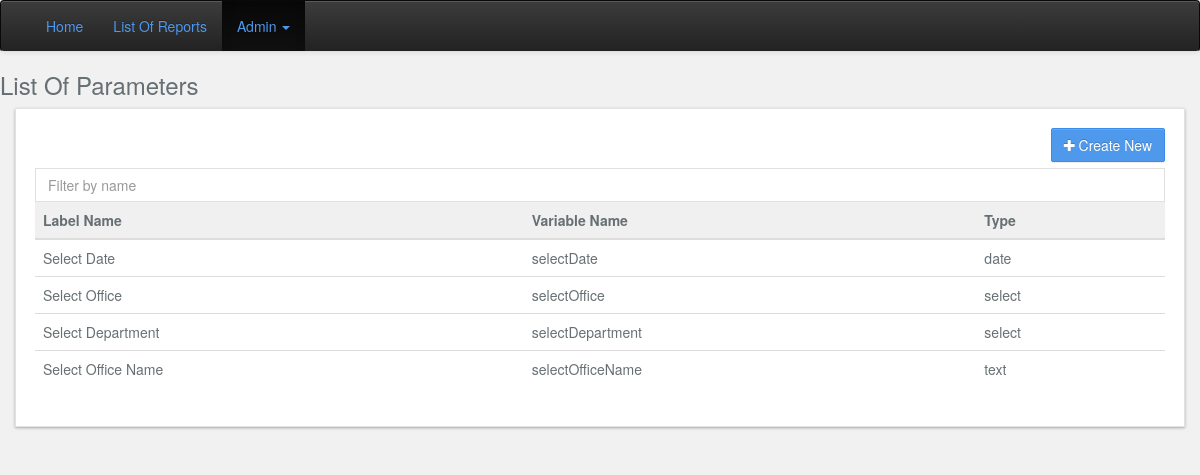
Page /param_data on the committed database.
### flask_report_system_models.py (models this page shows)
class FlaskParameter(db.Model):
    __tablename__='flask_parameter'
    id = db.Column(db.Integer, primary_key=True, autoincrement=True)
    parameter_name = db.Column(db.String(100),nullable=False)
    parameter_label = db.Column(db.String(100),nullable=False)
    parameter_sql = db.Column(db.Text(),nullable=False)
    description = db.Column(db.String(1000), nullable=False)
    parameter_display_type = db.Column(db.String(50), nullable=False)
    parameter_format_type = db.Column(db.String(50), nullable=False)
    parameter_default = db.Column(db.String(45), nullable=True)
    parent_id = db.Column(db.Integer,nullable=True)
    reportparams = db.relationship('FlaskReportParameter')

### flask_report_system_api.py (the view)
@app.route('/param_data',methods=['GET','POST'])
def param_data():
    if request.method=='POST':
        print('post')
    if request.method == 'GET':
        print('GET')
        fp=FlaskParameter.query.all()
        cols=get_model_columns(FlaskParameter)
        fp=convert_object_into_dict(fp, cols)
        return render_template('flask_report_system/edit_param_list.html',fp=fp)

### flask_report_system_api.py (called while the page is built)
def get_model_columns(instance, exclude=[]):
    columns = instance.__table__.columns.keys()
    columns = list(set(columns) - set(exclude))
    return columns

def convert_object_into_dict( data, cols):
    return [{col: getattr(d, col) for col in cols} for d in data]

### templates/flask_report_system/edit_param_list.html (shortened to what this page needs)
{% extends 'flask_report_system/index.html' %}
{% block content %}
<h3>List Of Parameters</h3>
<div  class="container-fluid">
<div id="editlist" class="card well" >
     <span id="cratenew" class="col-md-offset-1 paddedleft120"><a href="{{ url_for('add_parameter' ) }}" class="btn btn-primary control binding"><i class="fa fa-plus"></i>&nbsp;Create New</a></span>
        <br>
        <br>
        <input   type="text"  name="list_search" id="list_search" onkeyup='searchTable()'  class="span marginbottom0px form-control  pristine untouched  valid empty" placeholder="Filter by name">
        <table class="table"  name="list_reports" id="list_reports"  class="table table-striped">
            <thead>
            <tr class="graybg">
                <th class="binding">Label Name</th>
                <th class="binding">Variable Name</th>
                <th class="binding">Type</th>
            </tr>
            </thead>
            <tbody >
            {% for p in fp %}
            <tr class="pointer-main scope" repeat="report in reports| orderBy:'report_name':reverse | filter:filterText |filter:filterByReportSubType | itemsPerPage: ReportsPerPage">
                 <td class="pointer binding" value="{{ p['id'] }}" onclick="window.location.href='{{ url_for( 'param_details' , id=p['id']  ) }}';">{{ p['parameter_label'] }}</td>
                 <td class="pointer binding" value="{{ p['id'] }}" onclick="window.location.href='{{ url_for( 'param_details' , id=p['id'] ) }}';">{{ p['parameter_name'] }}</td>
                 <td class="pointer binding" value="{{ p['id'] }}" onclick="window.location.href='{{ url_for( 'param_details' , id=p['id'] ) }}';">{{ p['parameter_display_type'] }}</td>
            </tr>
            {% endfor %}
            </tbody>
        </table></div>
</div>
{% endblock %}

### templates/flask_report_system/edit_param_list.html (style rules this page uses)
.card { display: block; background: #fff; }
#editlist #cratenew { float:right }

### rows in the picture
FlaskParameter: {{ p['id'] }} 1 (drawn), parameter_label "Select Date", parameter_name "selectDate", parameter_display_type "date"
FlaskParameter: {{ p['id'] }} 2 (drawn), parameter_label "Select Office", parameter_name "selectOffice", parameter_display_type "select"
FlaskParameter: {{ p['id'] }} 3 (drawn), parameter_label "Select Department", parameter_name "selectDepartment", parameter_display_type "select"
FlaskParameter: {{ p['id'] }} 4 (drawn), parameter_label "Select Office Name", parameter_name "selectOfficeName", parameter_display_type "text"
